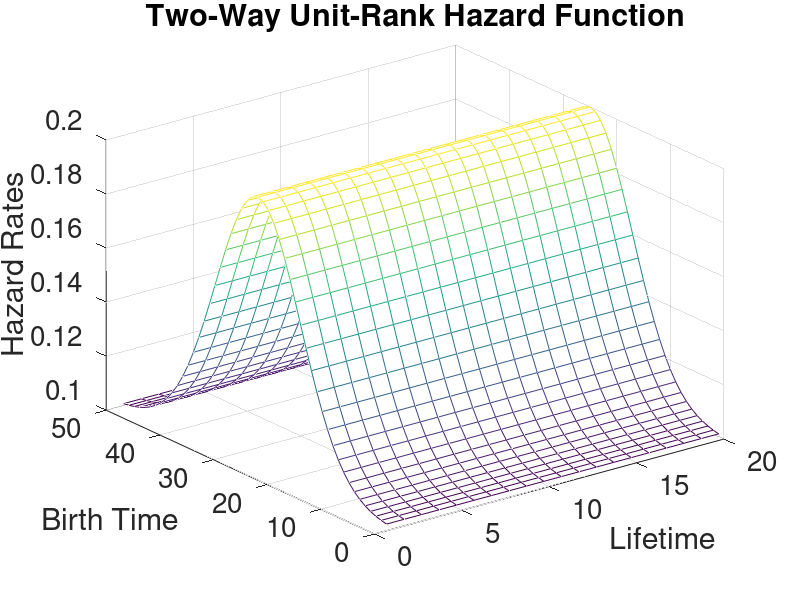
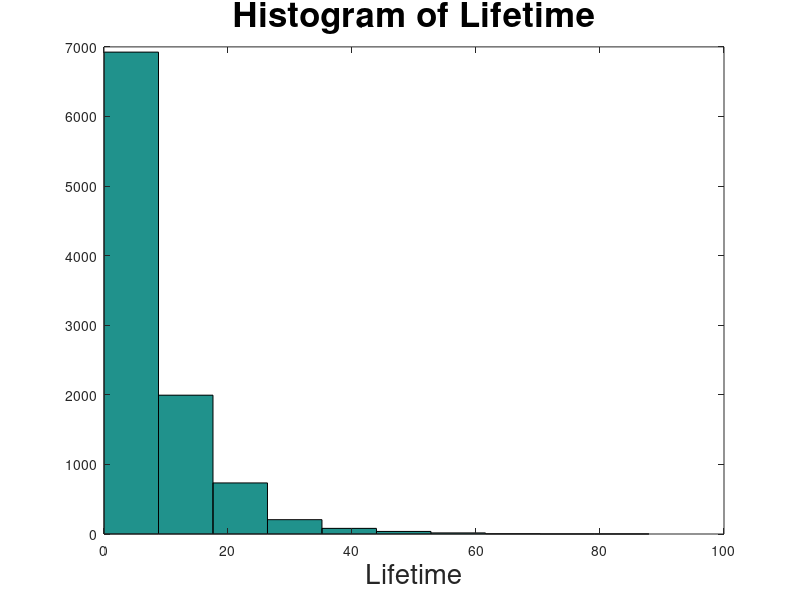

Here is the MATLAB script that generated these plots, in order: (Note: this script raises an error after producing the figures.)
%% Rank-1 Simulation Study of Two-Way Functional Hazards
% This file compares tFHazards with an adhoc approach (piecewise constant hazard+tFSVD)
% on a rank-1 example.
% Input is survival data (with censoring)
% Output is two-way smooth hazard function (or hazard rates matrix)
% By Gen Li 4/15/2016

%% Generate true hazard function
n=50; % birth intervals
p=20; % life intervals
r=1; 

% true two-way hazard function
myfun=@(x)(1+exp(-(x-25).^2/125))/10; % hazard rate at birth time x
v=ones(1,p); % constant hazard function over lifetime
u=myfun(1:n);
Theta=u'*v; 



% plot hazard surface
figure();
mesh([1:p],[1:n],Theta);
xlim([0,p]);
ylim([0,n]);
xlabel('Lifetime','fontsize',25);
ylabel('Birth Time','fontsize',25);
zlabel('Hazard Rates','fontsize',25);
title('Two-Way Unit-Rank Hazard Function','fontsize',30);
zzz=get(gca,'zlim');
zlim(zzz);
set(gca,'fontsize',20);




    
%% simulate individual observations
nn=10000; % total number of observations for birth in (0,50) and life in (0,infty)
birthtime=unifrnd(0,50,1,nn);
censorind=binornd(1,0.1,1,nn); % censoring rate 0.1
hazardrate=myfun(birthtime);
lifetime=exprnd(1./hazardrate);

figure();
hist(lifetime)
xlabel('Lifetime','fontsize',20);
title('Histogram of Lifetime','fontsize',25);





%% set parameters
startbirth=10; % note: not from where we start generating data
endbirth=40;
num_b=50;
startlife=1;
endlife=20; % not set to be max(lifetime) b/c will have very sparse data for large lifetime 
num_l=80;

xgrid= startlife:((endlife-startlife)/num_l):endlife;
xgrid=xgrid(1:num_l)+(endlife-startlife)/(num_l*2); % lifetime grid
ygrid= startbirth:((endbirth-startbirth)/num_b):endbirth;
ygrid=ygrid(1:num_b)+(endbirth-startbirth)/(num_b*2); % birthtime grid
%% Convert survival data to matrix data
[D,T]=Surv2Mat(birthtime,lifetime,censorind,struct('startbirth',startbirth,...
    'endbirth',endbirth,'startlife',startlife,'endlife',endlife,'num_b',num_b,'num_l',num_l));



%% adhoc approach for estimating hazard surface 
[~,~,H_MLE] = SVDimpute(D./T);
% plot MLE of two-way piecewise constant hazard function
figure()
mesh(xgrid,ygrid,H_MLE);
xlim([startlife,endlife]);
ylim([startbirth,endbirth]);
xlabel('Lifetime','fontsize',20);
ylabel('Birth Time','fontsize',20);
zlabel('Hazard Rates','fontsize',20);
title('MLE of Two-Way Piecewise Constant Hazard Function','fontsize',25);
% zlim(zzz);
set(gca,'fontsize',20);


% tFSVD
r=1;
[u_FSVD,v_FSVD,~,~]=tFSVD(H_MLE,r);
H_adhoc=u_FSVD*v_FSVD';
% plot adhoc estimate of two-way hazard function
figure()
mesh(xgrid,ygrid,H_adhoc);
xlim([startlife,endlife]);
ylim([startbirth,endbirth]);
xlabel('Lifetime','fontsize',20);
ylabel('Birth Time','fontsize',20);
zlabel('Hazard Rates','fontsize',20);
title('Adhoc Estimation of Two-Way Hazard Function','fontsize',25);
zlim(zzz);
set(gca,'fontsize',20);

%% tFHazards
[u_ADMM,v_ADMM,H_ADMM]=tFHazards(D,T);
% plot tFHazards estimate of two-way hazard function
figure()
mesh(xgrid,ygrid,H_ADMM);
xlim([startlife,endlife]);
ylim([startbirth,endbirth]);
xlabel('Lifetime','fontsize',20);
ylabel('Birth Time','fontsize',20);
zlabel('Hazard Rates','fontsize',20);
title('tFHazard Estimation of Two-Way Hazard Function','fontsize',25);
zlim(zzz);
set(gca,'fontsize',20);
  
